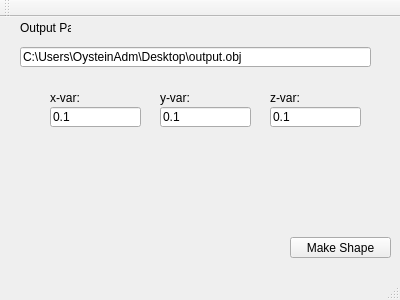
<?xml version="1.0" encoding="UTF-8"?>
<ui version="4.0">
 <class>MainWindow</class>
 <widget class="QMainWindow" name="MainWindow">
  <property name="geometry">
   <rect>
    <x>0</x>
    <y>0</y>
    <width>400</width>
    <height>300</height>
   </rect>
  </property>
  <property name="windowTitle">
   <string>Const. width shapes</string>
  </property>
  <widget class="QWidget" name="mainWidget">
   <widget class="QStackedWidget" name="stackedWidget">
    <property name="geometry">
     <rect>
      <x>10</x>
      <y>0</y>
      <width>391</width>
      <height>251</height>
     </rect>
    </property>
    <property name="currentIndex">
     <number>0</number>
    </property>
    <widget class="QWidget" name="page">
     <widget class="QLineEdit" name="outPath">
      <property name="geometry">
       <rect>
        <x>10</x>
        <y>30</y>
        <width>351</width>
        <height>20</height>
       </rect>
      </property>
      <property name="text">
       <string>C:\Users\OysteinAdm\Desktop\output.obj</string>
      </property>
     </widget>
     <widget class="QLabel" name="outPathTitle">
      <property name="geometry">
       <rect>
        <x>10</x>
        <y>0</y>
        <width>51</width>
        <height>21</height>
       </rect>
      </property>
      <property name="text">
       <string>Output Path:</string>
      </property>
     </widget>
     <widget class="QPushButton" name="genShape">
      <property name="geometry">
       <rect>
        <x>280</x>
        <y>220</y>
        <width>101</width>
        <height>21</height>
       </rect>
      </property>
      <property name="text">
       <string>Make Shape</string>
      </property>
     </widget>
     <widget class="QLineEdit" name="xvar">
      <property name="geometry">
       <rect>
        <x>40</x>
        <y>90</y>
        <width>91</width>
        <height>20</height>
       </rect>
      </property>
      <property name="text">
       <string>0.1</string>
      </property>
     </widget>
     <widget class="QLineEdit" name="yvar">
      <property name="geometry">
       <rect>
        <x>150</x>
        <y>90</y>
        <width>91</width>
        <height>20</height>
       </rect>
      </property>
      <property name="text">
       <string>0.1</string>
      </property>
     </widget>
     <widget class="QLineEdit" name="zvar">
      <property name="geometry">
       <rect>
        <x>260</x>
        <y>90</y>
        <width>91</width>
        <height>20</height>
       </rect>
      </property>
      <property name="text">
       <string>0.1</string>
      </property>
     </widget>
     <widget class="QLabel" name="label_xvar">
      <property name="geometry">
       <rect>
        <x>40</x>
        <y>70</y>
        <width>51</width>
        <height>21</height>
       </rect>
      </property>
      <property name="text">
       <string>x-var:</string>
      </property>
     </widget>
     <widget class="QLabel" name="label_yvar">
      <property name="geometry">
       <rect>
        <x>150</x>
        <y>70</y>
        <width>51</width>
        <height>21</height>
       </rect>
      </property>
      <property name="text">
       <string>y-var:</string>
      </property>
     </widget>
     <widget class="QLabel" name="label_zvar">
      <property name="geometry">
       <rect>
        <x>260</x>
        <y>70</y>
        <width>51</width>
        <height>21</height>
       </rect>
      </property>
      <property name="text">
       <string>z-var:</string>
      </property>
     </widget>
    </widget>
    <widget class="QWidget" name="page_2">
     <widget class="QProgressBar" name="progress_Task">
      <property name="geometry">
       <rect>
        <x>100</x>
        <y>20</y>
        <width>281</width>
        <height>16</height>
       </rect>
      </property>
      <property name="value">
       <number>24</number>
      </property>
     </widget>
     <widget class="QLabel" name="label_taskProgress">
      <property name="geometry">
       <rect>
        <x>20</x>
        <y>20</y>
        <width>71</width>
        <height>16</height>
       </rect>
      </property>
      <property name="text">
       <string>Task Progress:</string>
      </property>
     </widget>
     <widget class="QProgressBar" name="progress_subTask">
      <property name="geometry">
       <rect>
        <x>100</x>
        <y>50</y>
        <width>281</width>
        <height>16</height>
       </rect>
      </property>
      <property name="value">
       <number>24</number>
      </property>
     </widget>
     <widget class="QLabel" name="labe_subTaskProgress">
      <property name="geometry">
       <rect>
        <x>20</x>
        <y>50</y>
        <width>71</width>
        <height>16</height>
       </rect>
      </property>
      <property name="text">
       <string>Sub Task Progress:</string>
      </property>
     </widget>
     <widget class="QLabel" name="label_debugText">
      <property name="geometry">
       <rect>
        <x>20</x>
        <y>80</y>
        <width>71</width>
        <height>16</height>
       </rect>
      </property>
      <property name="text">
       <string>DebugText:</string>
      </property>
     </widget>
     <widget class="QTextEdit" name="debugText">
      <property name="geometry">
       <rect>
        <x>20</x>
        <y>100</y>
        <width>351</width>
        <height>151</height>
       </rect>
      </property>
      <property name="readOnly">
       <bool>true</bool>
      </property>
     </widget>
    </widget>
   </widget>
  </widget>
  <widget class="QToolBar" name="mainToolBar">
   <attribute name="toolBarArea">
    <enum>TopToolBarArea</enum>
   </attribute>
   <attribute name="toolBarBreak">
    <bool>false</bool>
   </attribute>
  </widget>
  <widget class="QStatusBar" name="statusBar"/>
  <widget class="QMenuBar" name="menuBar">
   <property name="geometry">
    <rect>
     <x>0</x>
     <y>0</y>
     <width>400</width>
     <height>17</height>
    </rect>
   </property>
  </widget>
 </widget>
 <layoutdefault spacing="6" margin="11"/>
 <resources/>
 <connections/>
</ui>
